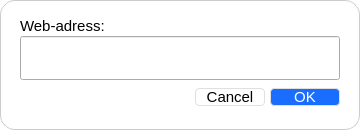
<?xml version="1.0" encoding="UTF-8"?>
<ui version="4.0">
 <class>DialogPasteLink</class>
 <widget class="QDialog" name="DialogPasteLink">
  <property name="geometry">
   <rect>
    <x>0</x>
    <y>0</y>
    <width>360</width>
    <height>130</height>
   </rect>
  </property>
  <property name="minimumSize">
   <size>
    <width>0</width>
    <height>130</height>
   </size>
  </property>
  <property name="maximumSize">
   <size>
    <width>16777215</width>
    <height>130</height>
   </size>
  </property>
  <property name="windowTitle">
   <string>Dialog</string>
  </property>
  <property name="styleSheet">
   <string notr="true">QDialog {
	background-color: white;
	border: 1px solid rgb(204, 204, 204);
	border-radius: 15px;
}

QPushButton {
	border: 1px solid rgb(224, 224, 224);
	border-radius: 4px;
	background-color: white;
}

QPushButton::pressed {
	background-color: rgb(234, 234, 234);
}

QPushButton#button_ok {
	color: white;
	background-color: rgb(25, 110, 255);
}

QPushButton::pressed#button_ok {
	background-color: rgb(10, 85, 230);
}

QFrame {
	border: 0;
}</string>
  </property>
  <layout class="QVBoxLayout" name="verticalLayout">
   <property name="spacing">
    <number>5</number>
   </property>
   <property name="leftMargin">
    <number>20</number>
   </property>
   <property name="topMargin">
    <number>20</number>
   </property>
   <property name="rightMargin">
    <number>20</number>
   </property>
   <property name="bottomMargin">
    <number>20</number>
   </property>
   <item>
    <widget class="QLabel" name="label">
     <property name="maximumSize">
      <size>
       <width>16777215</width>
       <height>11</height>
      </size>
     </property>
     <property name="font">
      <font>
       <pointsize>11</pointsize>
      </font>
     </property>
     <property name="text">
      <string>Web-adress:</string>
     </property>
    </widget>
   </item>
   <item>
    <widget class="QLineEdit" name="lineEdit">
     <property name="maximumSize">
      <size>
       <width>16777215</width>
       <height>45</height>
      </size>
     </property>
     <property name="font">
      <font>
       <pointsize>11</pointsize>
      </font>
     </property>
     <property name="alignment">
      <set>Qt::AlignLeading|Qt::AlignLeft|Qt::AlignTop</set>
     </property>
    </widget>
   </item>
   <item>
    <widget class="QFrame" name="frame_8">
     <property name="minimumSize">
      <size>
       <width>0</width>
       <height>20</height>
      </size>
     </property>
     <property name="maximumSize">
      <size>
       <width>16777215</width>
       <height>25</height>
      </size>
     </property>
     <property name="mouseTracking">
      <bool>false</bool>
     </property>
     <property name="frameShape">
      <enum>QFrame::StyledPanel</enum>
     </property>
     <property name="frameShadow">
      <enum>QFrame::Raised</enum>
     </property>
     <layout class="QHBoxLayout" name="horizontalLayout_7">
      <property name="spacing">
       <number>5</number>
      </property>
      <property name="leftMargin">
       <number>0</number>
      </property>
      <property name="topMargin">
       <number>0</number>
      </property>
      <property name="rightMargin">
       <number>0</number>
      </property>
      <property name="bottomMargin">
       <number>0</number>
      </property>
      <item>
       <spacer name="horizontalSpacer_7">
        <property name="orientation">
         <enum>Qt::Horizontal</enum>
        </property>
        <property name="sizeHint" stdset="0">
         <size>
          <width>187</width>
          <height>10</height>
         </size>
        </property>
       </spacer>
      </item>
      <item>
       <widget class="QPushButton" name="button_cancel">
        <property name="minimumSize">
         <size>
          <width>70</width>
          <height>18</height>
         </size>
        </property>
        <property name="maximumSize">
         <size>
          <width>70</width>
          <height>18</height>
         </size>
        </property>
        <property name="font">
         <font>
          <pointsize>11</pointsize>
         </font>
        </property>
        <property name="text">
         <string>Cancel</string>
        </property>
       </widget>
      </item>
      <item>
       <widget class="QPushButton" name="button_ok">
        <property name="minimumSize">
         <size>
          <width>70</width>
          <height>18</height>
         </size>
        </property>
        <property name="maximumSize">
         <size>
          <width>70</width>
          <height>18</height>
         </size>
        </property>
        <property name="font">
         <font>
          <pointsize>11</pointsize>
         </font>
        </property>
        <property name="text">
         <string>OK</string>
        </property>
       </widget>
      </item>
     </layout>
    </widget>
   </item>
  </layout>
 </widget>
 <resources/>
 <connections/>
</ui>
